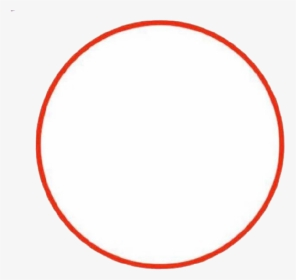
#> input picture image.png, 296 x 280 px
$ jupyter execute numpy_task.ipynb
#> lines starting #> are read from the running program, lines starting #| are printed output that depends on the picture; after the words box and inside, x2 and y2 are one past the last pixel; in counts of white or black regions, pixels touching at a corner belong together
[cell 1]
import cv2
import numpy as np
# imports the OpenCV library for image processing.
from PIL import Image
#imports the Image module from the Python Imaging Library (PIL) for working with images.
im_path = "image.png"


im_array = cv2.imread(im_path)
#> im_array is the input picture: shape (280, 296, 3); mean B, G, R 239.8, 241.1, 248.8

display(Image.fromarray(cv2.cvtColor(im_array, cv2.COLOR_BGR2RGB)))

[cell 2]
hsv=cv2.cvtColor(im_array, cv2.COLOR_BGR2HSV)
#> hsv: shape (280, 296, 3); mean H, S, V 4.3, 10.5, 248.9

[cell 3]
lower_red = np.array([0,50,50]) #example value
upper_red = np.array([10,255,255]) #example value

[cell 4]
mask = cv2.inRange(hsv, lower_red, upper_red)
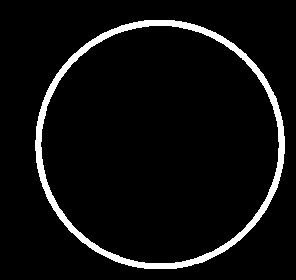
#> mask: shape (280, 296); 5.8% white; 1 white region, box (x1, y1, x2, y2) and area: (35, 20, 285, 269) 4813

[cell 5]
im_array[mask>0]=[0,0,0]
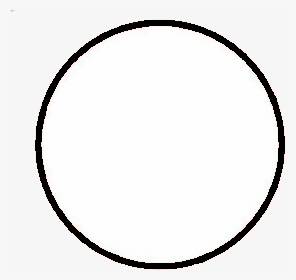
#> im_array: shape (280, 296, 3); 5.81% of pixels changed, all inside (x1, y1, x2, y2) = (35, 20, 285, 269)

[cell 6]
display(Image.fromarray(cv2.cvtColor(im_array, cv2.COLOR_BGR2RGB)))
